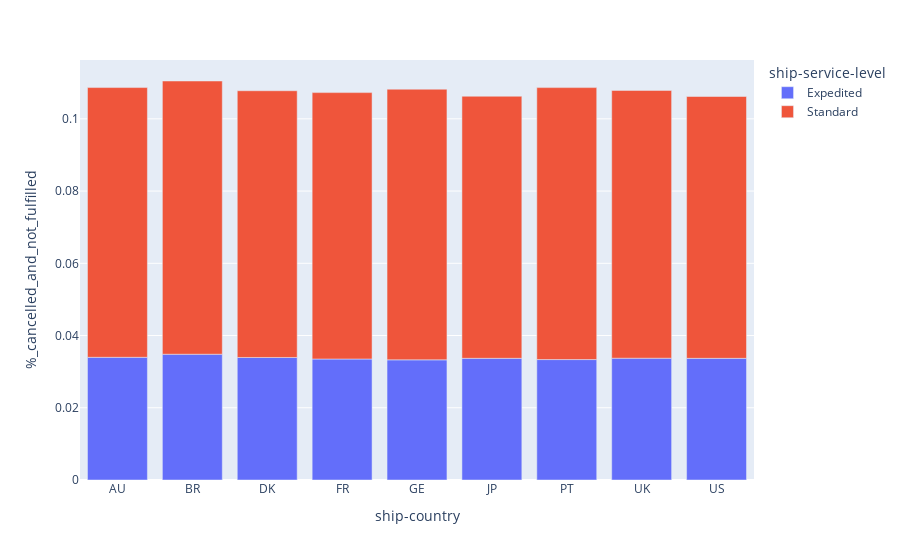

Notebook code cell kept with this figure:
### Code cell
fig = px.bar(deliveries, 
             x="ship-country", 
             y="%_cancelled_and_not_fulfilled", 
             color="ship-service-level", 
             title=""
)
fig.show()

### Figure 1 — Plotly figure (JSON) as saved in the notebook; plotly's stock layout.template omitted (floating-point values rounded to 4 significant figures)
{"data": [{"alignmentgroup": "True", "hovertemplate": "ship-service-level=Expedited<br>ship-country=%{x}<br>%_cancelled_and_not_fulfilled=%{y}<extra></extra>", "legendgroup": "Expedited", "marker": {"color": "#636efa", "pattern": {"shape": ""}}, "name": "Expedited", "offsetgroup": "Expedited", "orientation": "v", "showlegend": true, "textposition": "auto", "type": "bar", "x": ["AU", "BR", "DK", "FR", "GE", "JP", "PT", "UK", "US"], "xaxis": "x", "y": [0.03397, 0.03482, 0.03392, 0.0335, 0.03327, 0.03369, 0.03334, 0.03372, 0.03368], "yaxis": "y"}, {"alignmentgroup": "True", "hovertemplate": "ship-service-level=Standard<br>ship-country=%{x}<br>%_cancelled_and_not_fulfilled=%{y}<extra></extra>", "legendgroup": "Standard", "marker": {"color": "#EF553B", "pattern": {"shape": ""}}, "name": "Standard", "offsetgroup": "Standard", "orientation": "v", "showlegend": true, "textposition": "auto", "type": "bar", "x": ["AU", "BR", "DK", "FR", "GE", "JP", "PT", "UK", "US"], "xaxis": "x", "y": [0.07468, 0.07565, 0.07385, 0.07376, 0.07493, 0.07256, 0.0753, 0.07414, 0.0725], "yaxis": "y"}], "layout": {"barmode": "relative", "legend": {"title": {"text": "ship-service-level"}, "tracegroupgap": 0}, "margin": {"t": 60}, "xaxis": {"anchor": "y", "domain": [0, 1], "title": {"text": "ship-country"}}, "yaxis": {"anchor": "x", "domain": [0, 1], "title": {"text": "%_cancelled_and_not_fulfilled"}}}}
